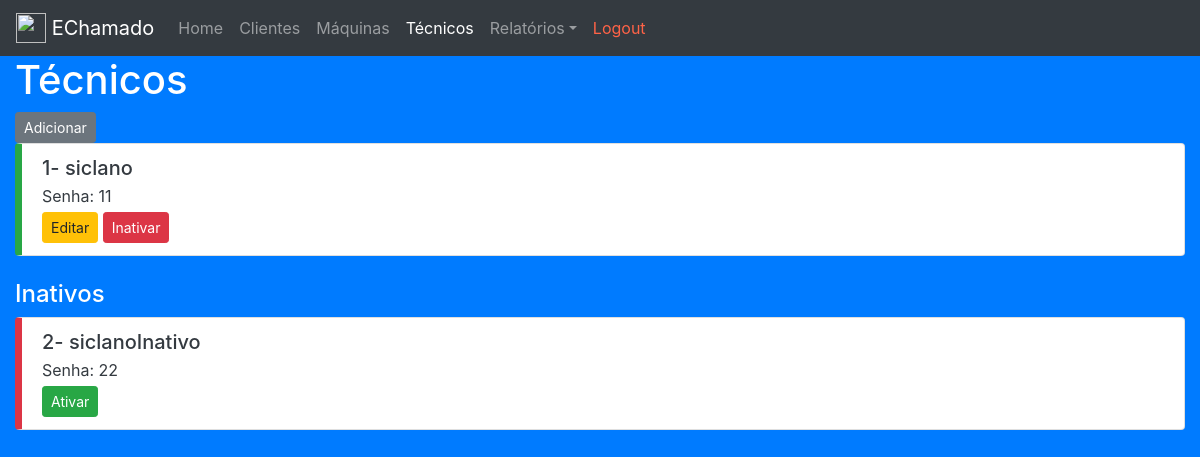
Screenshot of /admTecnico.php (signed in) with the database file from the repository.
### tables this page shows
CREATE TABLE tecnico (
    id INTEGER AUTO_INCREMENT PRIMARY KEY,
    nome VARCHAR(50) NOT NULL,
    senha VARCHAR(5) NOT NULL,
    ativo BOOLEAN NOT NULL DEFAULT 1
) CHARSET=utf8;

### admTecnico.php (the view, shortened to what this page needs)
<?php
require_once 'conect.php';
?>
<body id="fundo">
<div class="container-fluid">
    <div class="row">
        <div class="col-sm-12" id="menu">
            <nav class="navbar navbar-expand-lg navbar-dark bg-dark">
                <a class="navbar-brand" href="pAdmin.php"><img src="https://img.icons8.com/color/48/000000/technical-support.png" width="30" height="30" class="d-inline-block align-top" alt="" loading="lazy"> EChamado</a>
                <div class="collapse navbar-collapse" id="navbarNav">
                    <ul class="navbar-nav">
                        <li class="nav-item"><a class="nav-link" href="pAdmin.php">Home</a></li>
                        <li class="nav-item"><a class="nav-link" href="admCliente.php">Clientes</a></li>
                        <li class="nav-item"><a class="nav-link" href="admMaquina.php">Máquinas</a></li>
                        <li class="nav-item active"><a class="nav-link" href="admTecnico.php">Técnicos</a></li>
                        <li class="nav-item dropdown">
                            <a class="nav-link dropdown-toggle" href="#" id="relatorios" role="button" data-toggle="dropdown" aria-haspopup="true" aria-expanded="false">Relatórios</a>
                        </li>
                        <li class="nav-item"><a class="nav-link" href="logout.php" style="color:tomato;">Logout</a></li>
                    </ul>
                </div>
            </nav>
        </div>
    </div>
    <div class="row">
        <div class="col-sm-12">
            <h1>Técnicos</h1>
            <a class="btn btn-secondary btn-sm" href="addTecnico.php">Adicionar</a>
            <div class="list-group">
                <?php
                    $r = $db->query("SELECT * FROM tecnico WHERE ativo=1 ORDER BY nome");
                    $linhas = $r->fetchAll(PDO::FETCH_ASSOC);
                    foreach($linhas as $l) {
                        echo "
                            <li class='list-group-item' id='item1'>
                                <div class='d-flex w-100 justify-content-between'>
                                    <h5 class='mb-1'>".$l['id']."- ".$l['nome']."</h5>
                                </div>
                                <p class='mb-1'>Senha: ".$l['senha']."</p>
                                <a class='btn btn-warning btn-sm' href='edTecnico.php?id=".base64_encode($l['id'])."'>Editar</a>
                                <a class='btn btn-danger btn-sm' href='inativarTecnico.php?id=".base64_encode($l['id'])."'>Inativar</a>
                            </li>
                        ";
                    }
                ?>
            </div>
            <br>
            <h4>Inativos</h4>
            <div class="list-group">
                <?php
                    $r = $db->query("SELECT * FROM tecnico WHERE ativo=0 ORDER BY nome");
                    $linhas = $r->fetchAll(PDO::FETCH_ASSOC);
                    foreach($linhas as $l) {
                        echo "
                            <li class='list-group-item' id='item2'>
                                <div class='d-flex w-100 justify-content-between'>
                                    <h5 class='mb-1'>".$l['id']."- ".$l['nome']."</h5>
                                </div>
                                <p class='mb-1'>Senha: ".$l['senha']."</p>
                                <a class='btn btn-success btn-sm' href='ativarTecnico.php?id=".base64_encode($l['id'])."'>Ativar</a>
                            </li>
                        ";
                    }
                ?>
            </div>
        </div>
    </div>
</div>
</body>
</html>

### estilo.css (style rules this page uses)
#fundo { background-color: #007BFF; color: white; }
#menu { padding: 0%; }
#item1 { color: #343A40; border-left: solid 7px #28A745; }
#item2 { color: #343A40; border-left: solid 7px #DC3545; }

### rows the page displays
tecnico: id "1", nome "siclano", senha "11"
tecnico: id "2", nome "siclanoInativo", senha "22"
